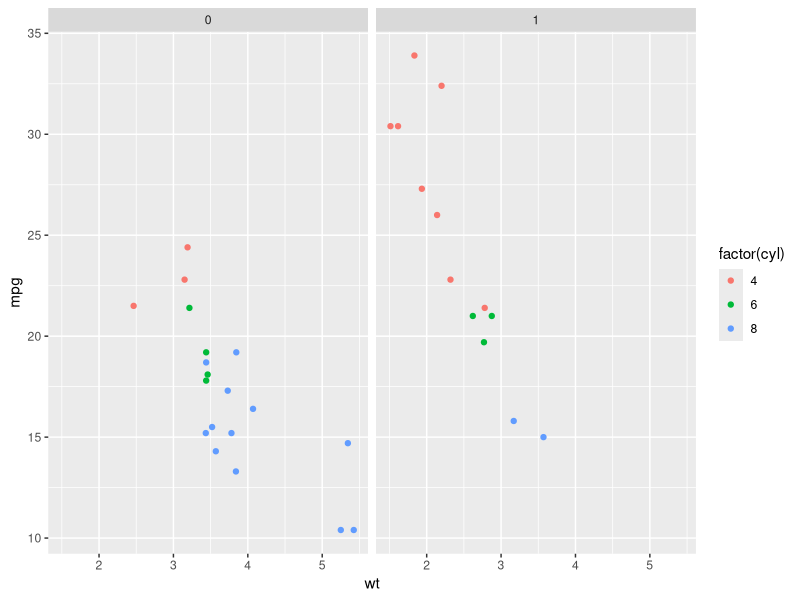
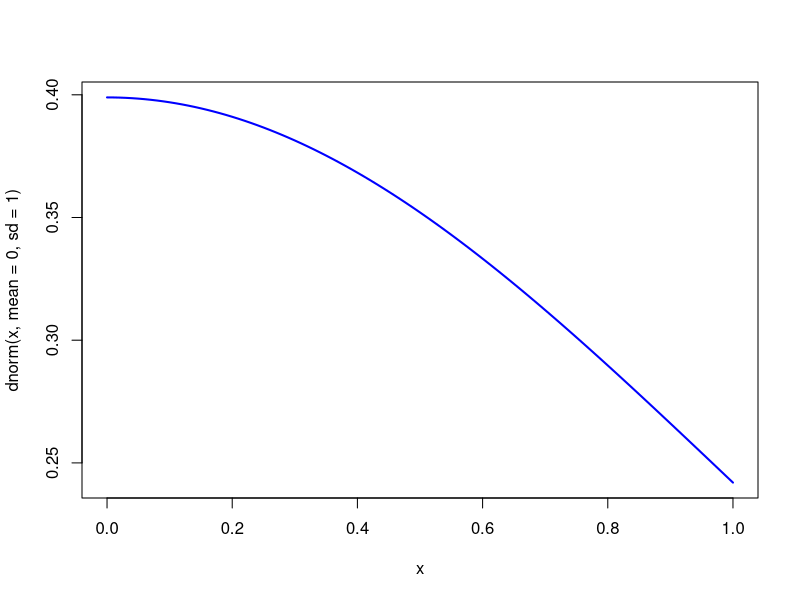

Write R code to recreate these figures, in order.
## ---- chunk 1
library(dplyr)
library(ggplot2)
mtcars$cyl <- as.factor(mtcars$cyl)
mtcars %>%
  ggplot(aes(x = wt, y = mpg, color = factor(cyl))) +
  geom_point() +
  facet_wrap(~am)
## ---- chunk 2
curve(dnorm(x, mean = 0, sd = 1), col = 'blue', lwd =2)
## ---- chunk 3
knitr::kable(
  head(iris, 20), caption = 'Here is a nice table!',
  booktabs = TRUE
)
